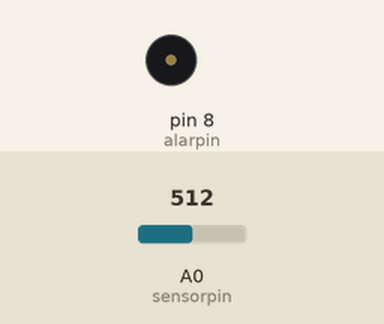
Recording of a sketch running on a simulated Arduino Uno, built with avr-gcc and run on an emulated ATmega328P. Parts: buzzer (waves = sounding). The inputs (shaded band) are chosen by the test bench; at power-on: A0 (sensorpin) = 512. What the sketch prints to the serial monitor is not drawn.

Above: at 0.22 s.
At 0.6 s:
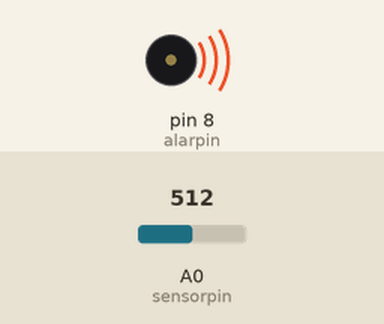
Timing chart, 0 to 2.3 s (numbered marks = the images above):
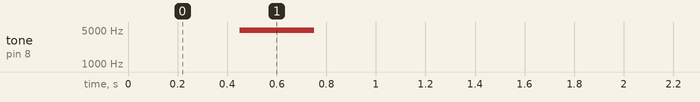

The sketch:

motionSensor.ino
```cpp
#include <avr/io.h>
#include <avr/interrupt.h>
int sensorpin = 0;
int alarpin = 8;
int val = 0;
int sensitivity = 20;
int pastval;
int data;
int reading_count;
int diff;
void setup() {
 pinMode(alarpin,OUTPUT);
 Serial.begin(9600);
  data = 0;
  diff = 0;
  cli();

  TCCR1A = 0;
  TCCR1B = 0;
  OCR1A = 781;
  TCCR1B |= (1 << WGM12);
  TCCR1B|= (1<< CS10);
  TCCR1B|= (1<< CS12);
  TIMSK1 = (1<< OCIE1A);

  sei();
}

void loop() {
  if((diff <= -sensitivity) || (diff>= sensitivity)){
    ringTheAlarm();
  }
  Serial.println(diff);
}

void ringTheAlarm(){
  tone(alarpin,4978,1000);
  delay(300);
  noTone(alarpin);
  delay(1000);
}

ISR(TIMER1_COMPA_vect)
{
    data += analogRead(sensorpin);
    ++reading_count;

    if(reading_count >= 10){
      reading_count = 0;
      pastval = val;
      val = data /10 ;
      data = 0;
      diff = val - pastval ;
    }
}
```

Measured:
- by itself, tone on pin 8 (alarpin): silent → 4978 Hz at 0.45 s, → silent 0.30 s later
